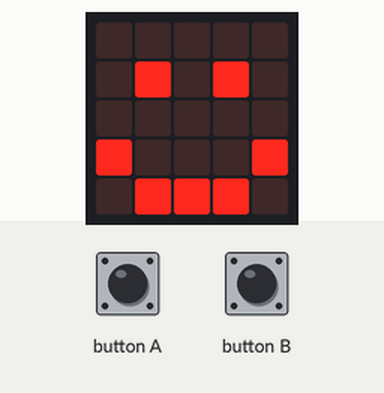
Recording of a program running on a simulated BBC micro:bit (MakeCode). On the bench: the board's 5×5 LED display. Inputs (shaded band) come from the test bench.

Above: at 1.8 s.
1.9 s: button A pressed for 0.15 s
At 2.6 s:
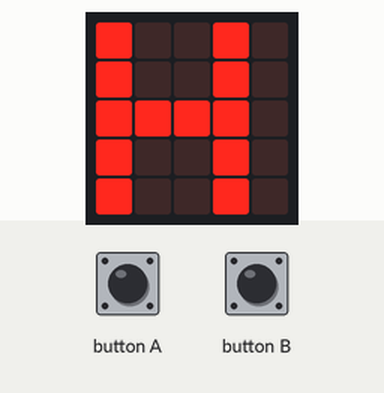
At 3.2 s:
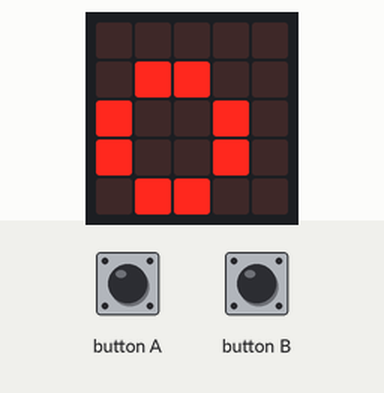
5.0 s: button B pressed for 0.15 s
At 5.6 s:
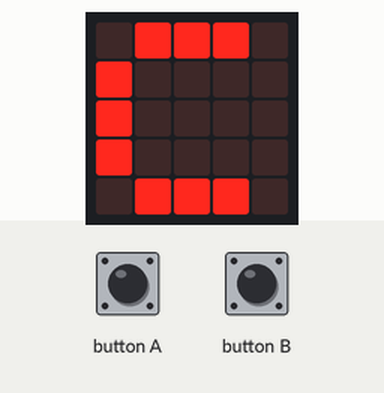
Timing chart, 0 to 8.0 s (numbered marks = the images above; inputs shaded):
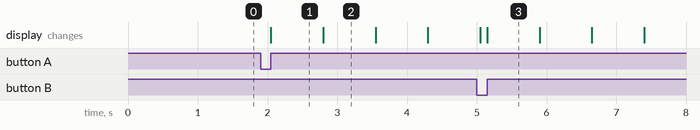

Measured:
- after the input at 1.9 s, the display: changes after 0.15 s (image 1)
- after the input at 5.0 s, the display: first differs from a run without the input after 0.15 s (image 3)
- what the display in image 1 shows lasts 0.7 s, from 2.1 s to 2.8 s

The program:

main.ts
```typescript
input.onButtonPressed(Button.A, function () {
    interrumpir = 0
    for (let i = 0; i <= "Hola".length; i++) {
        if (interrumpir == 1) {
            break;
        }
        basic.showString("Hola".charAt(i))
    }
})
input.onButtonPressed(Button.B, function () {
    interrumpir = 1
    for (let j = 0; j <= "Chau".length; j++) {
        if (interrumpir == 0) {
            break;
        }
        basic.showString("Chau".charAt(j))
    }
})
let interrumpir = 0
basic.showIcon(IconNames.Happy)
```

test.ts
```typescript
// aquí va el archivo "tests"; esto no se compilará cuando este paquete se utilice como una extensión.
```
